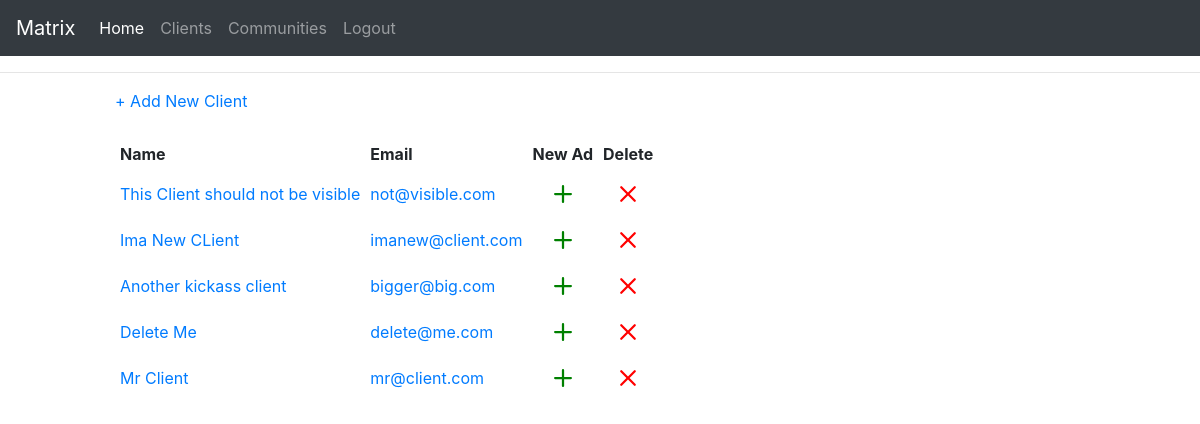
The app's page /clients (signed in), older data.
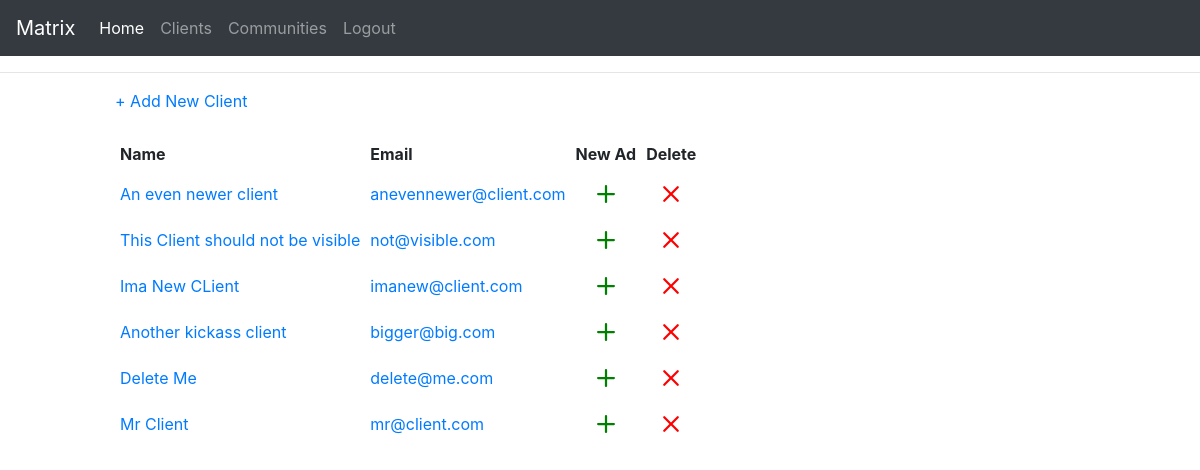
The same page, newer data.
### app/models/client_models.py (models this page shows, shortened)
class Client(db.Model):
    __tablename__ = 'client'
    id: so.Mapped[int] = so.mapped_column(primary_key=True)
    name: so.Mapped[str] = so.mapped_column(sa.String(64))
    email: so.Mapped[str] = so.mapped_column(sa.String(120), index=True,
                                             unique=True)
    password_hash : so.Mapped[Optional[str]] = so.mapped_column(sa.String(256))
    freshbooks_id : so.Mapped[int] = so.mapped_column(default=0)
    created_ts : so.Mapped[datetime] = so.mapped_column(
        index=True, default=lambda: datetime.now(timezone.utc))
    notes: so.WriteOnlyMapped['ClientNotes'] = so.relationship(
        back_populates='client', passive_deletes=True)
    ads: so.WriteOnlyMapped['Ad'] = so.relationship(
        back_populates='client', passive_deletes=True)

### app/client_routes.py (the view)
@app.route('/')
@app.route('/clients')
@login_required
def clients():
    page = request.args.get('page', 1, type=int)
    query = sa.select(Client).order_by(Client.created_ts.desc())
    clients = db.paginate(query, page=page,
                        per_page=10, error_out=False)
    return render_template('clients.html', title='Home', clients=clients)

### app/models/user_models.py (called while the page is built)
@login.user_loader
def load_user(id):
    return db.session.get(User, int(id))

### app/templates/clients.html
{% extends "base.html" %}
{% block content %}
    <a href="{{ url_for('add_client') }}">+ Add New Client</a>
    <br><br>
    {% include '_clients.html' %}
{% endblock %}

### app/templates/_clients.html (shortened to what this page needs)
<table cellpadding="5">
    <tr>
        <th>Name</th>
        <th>Email</th>
        <th>New Ad</th>
        <th>Delete</th>
    </tr>
{% for c in clients %}
<tr>
<td><a href="{{ url_for('edit_client', id=c.id) }}">{{ c.name }}</a></td><td><a href="mailto:"{{ c.email }}>{{ c.email }}</a></td>
<td align="center">
    <a href="{{ url_for('add_ad', client_id=c.id) }}">
    <svg xmlns="http://www.w3.org/2000/svg" width="36" height="36" fill="green" class="bi bi-plus" viewBox="0 0 16 16">
        <path d="M8 4a.5.5 0 0 1 .5.5v3h3a.5.5 0 0 1 0 1h-3v3a.5.5 0 0 1-1 0v-3h-3a.5.5 0 0 1 0-1h3v-3A.5.5 0 0 1 8 4"/>
    </svg></a>
</td>
<td align="center">
<a href="{{ url_for('delete_client', id=c.id) }}"
        onclick="return confirm('Do you want to permanently delete client?');" title="Delete Client">
            <svg xmlns="http://www.w3.org/2000/svg" width="36" height="36" fill="red" class="bi bi-x" viewBox="0 0 16 16">
                <path d="M4.646 4.646a.5.5 0 0 1 .708 0L8 7.293l2.646-2.647a.5.5 0 0 1 .708.708L8.707 8l2.647 2.646a.5.5 0 0 1-.708.708L8 8.707l-2.646 2.647a.5.5 0 0 1-.708-.708L7.293 8 4.646 5.354a.5.5 0 0 1 0-.708"/>
              </svg></a>
    </td>
</tr>
{% endfor %}
</table>

Row changes from the older to the newer data that the page shows:
added Client: name "An even newer client", email "anevennewer@client.com"
